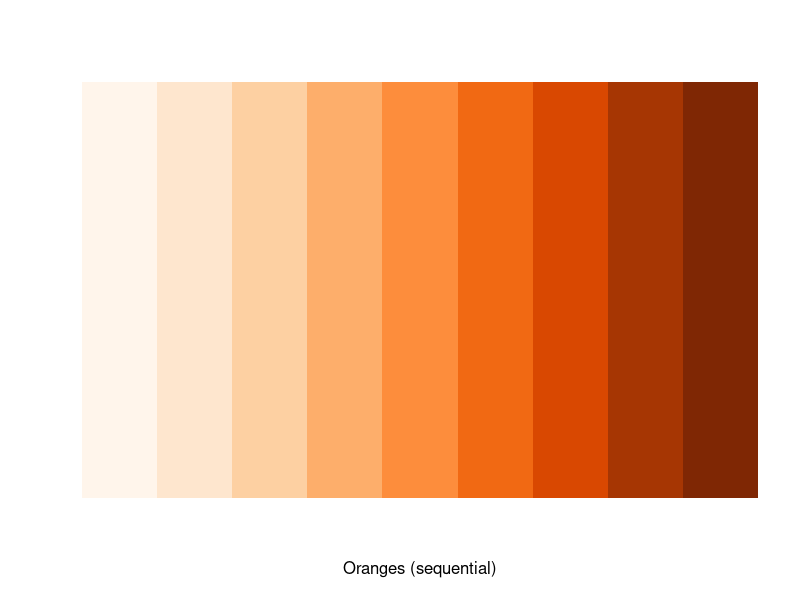
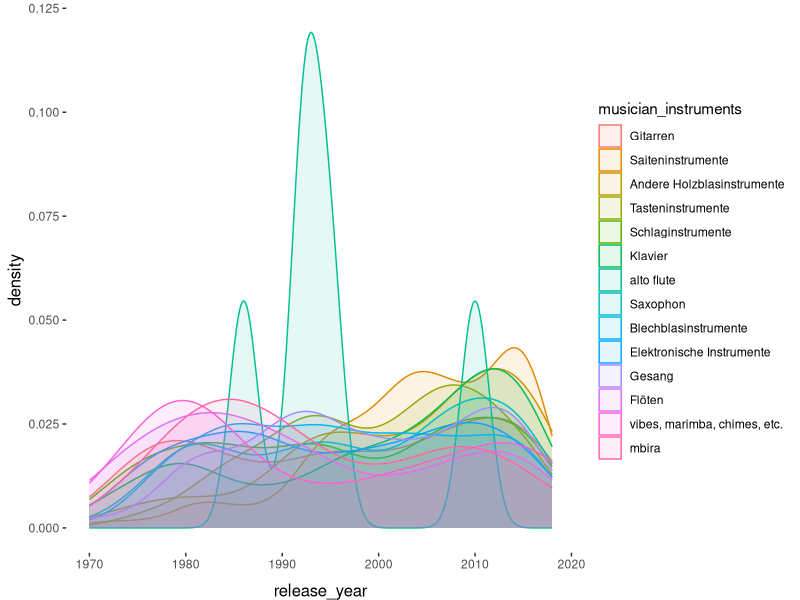
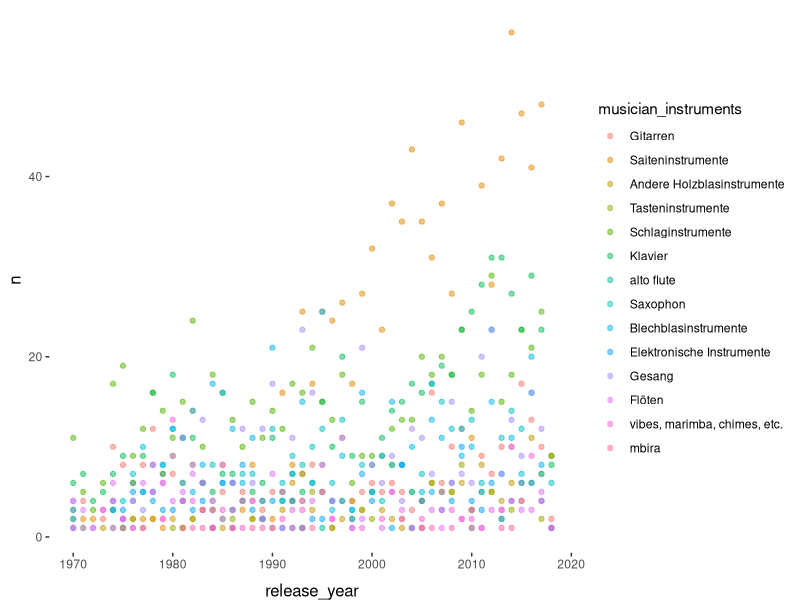
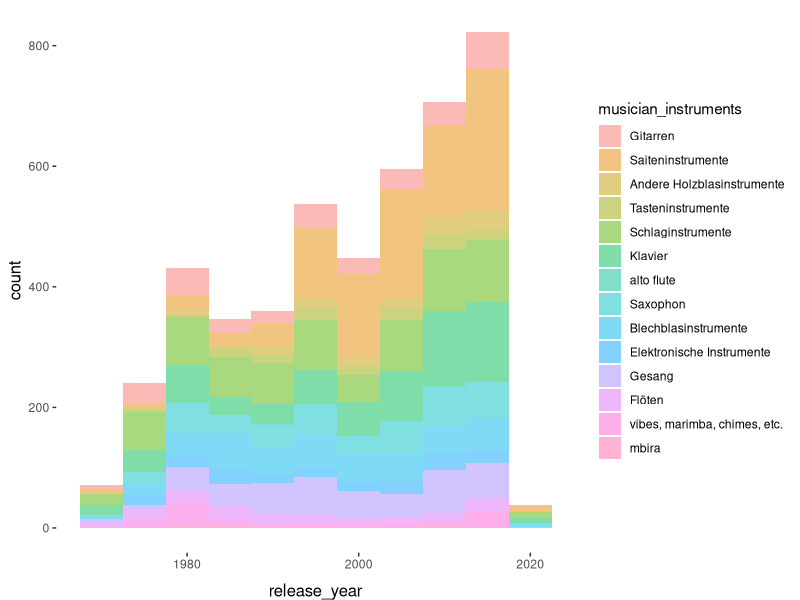
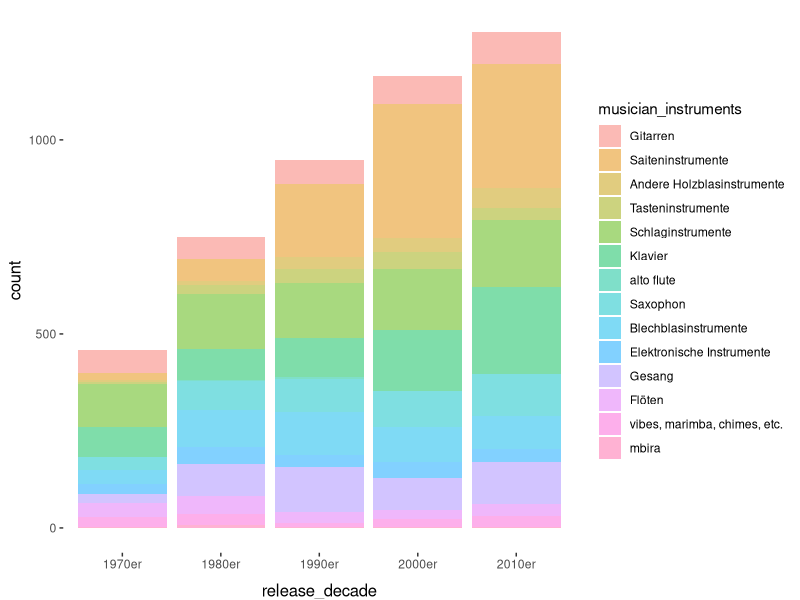
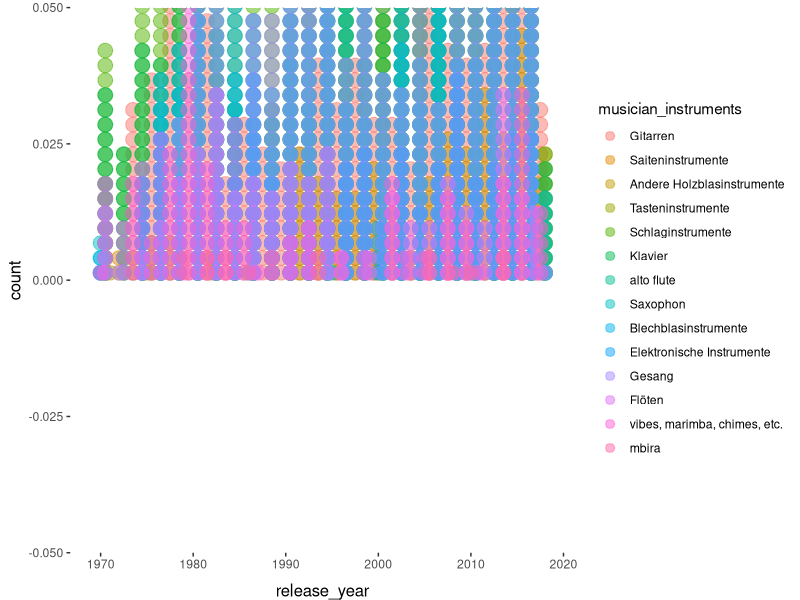
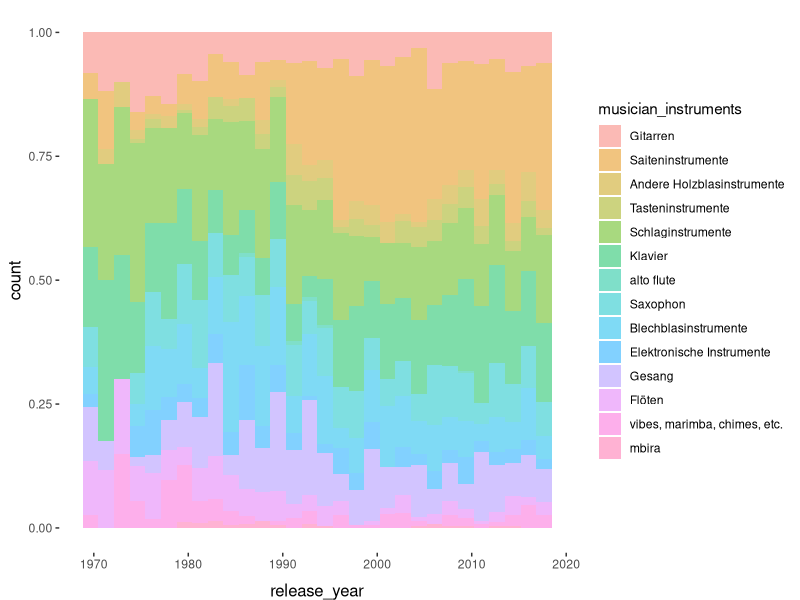
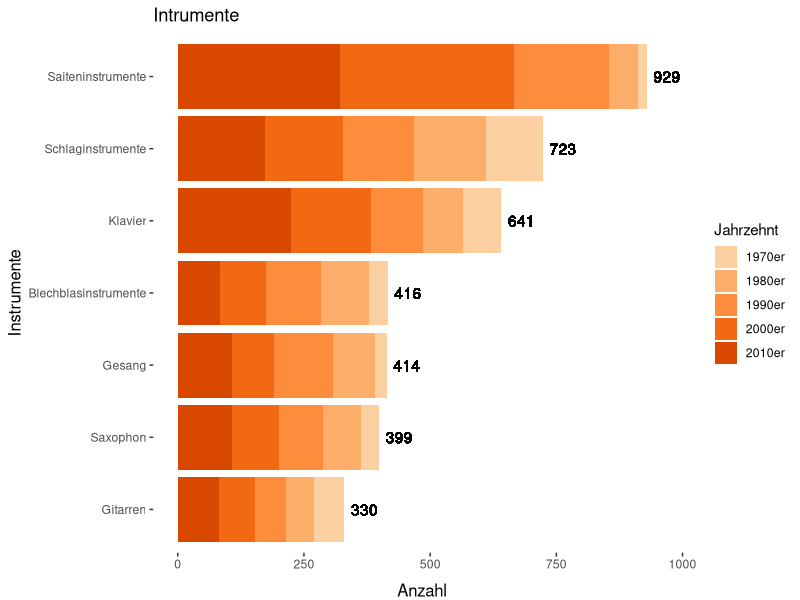

Write the R code that produced these figures, in order.
## ---- chunk 1
library(ggplot2)
library(tidyverse)
library(RColorBrewer)

knitr::opts_chunk$set(echo = FALSE)

my_theme <- theme(
  panel.grid       = element_blank(),
  panel.background = element_rect(fill  = "white", colour = NA),
  axis.title.x     = element_text(
                       size = 12, 
                       vjust = -1
                     ),
  axis.title.y     = element_text(size = 12)
)
## ---- chunk 2
data <- read.csv("data/ECM_releases.csv", encoding = "UTF-8")

str_which(data$release_year, "\\?")
data$release_year <- as.integer(str_remove(data$release_year, "\\?"))

data <- data %>% 
  drop_na(musician_name)
## ---- chunk 3
# https://stackoverflow.com/questions/57000390/how-to-recode-multiple-values-in-vector-into-one-value
unique(data$musician_instruments[
  str_detect(data$musician_instruments, "[A-Z]") & 
  !is.na(data$musician_instruments)
])

unique(data$musician_instruments[
  str_detect(data$musician_instruments, "guitar") & 
  !is.na(data$musician_instruments)
])

data[str_detect(data$musician_instruments, "flute") & 
  !is.na(data$musician_instruments),] %>% 
  group_by(musician_instruments) %>% 
  count(sort = TRUE)

data[str_detect(data$musician_instruments, "horn") & 
  !is.na(data$musician_instruments),] %>% 
  group_by(musician_instruments) %>% 
  count(sort = TRUE)

data[str_detect(as.character(data$musician_instruments), "bass") & 
  !is.na(data$musician_instruments),] %>% 
  group_by(musician_instruments) %>% 
  count(sort = TRUE)

data[str_detect(as.character(data$musician_instruments), "harp") & 
  !is.na(data$musician_instruments),] %>% 
  group_by(musician_instruments) %>% 
  count(sort = TRUE)

data[str_detect(as.character(data$musician_instruments), "ion") & 
  !is.na(data$musician_instruments),] %>% 
  group_by(musician_instruments) %>% 
  count(sort = TRUE)

data[str_detect(as.character(data$musician_instruments), "piano") & 
  !is.na(data$musician_instruments),] %>% 
  group_by(musician_instruments) %>% 
  count(sort = TRUE) %>% 
  pull(musician_instruments)

drum <- data[str_detect(as.character(data$musician_instruments), "drum") & 
  !is.na(data$musician_instruments),] %>% 
  group_by(musician_instruments) %>% 
  count(sort = TRUE) %>% 
  pull(musician_instruments)

flute <- data[str_detect(as.character(data$musician_instruments), "flute") & 
  !is.na(data$musician_instruments),] %>% 
  group_by(musician_instruments) %>% 
  count(sort = TRUE) %>% 
  pull(musician_instruments)

data[str_detect(data$musician_instruments, "violin") & 
  !is.na(data$musician_instruments),] %>% 
  group_by(musician_instruments) %>% 
  count(sort = TRUE)

unique(data$musician_instruments)
## ---- chunk 4
data <- data %>% 
  mutate(
    musician_instruments = fct_recode(
      musician_instruments,
      oboe        = "English horn",
      viola       = "alto violin"
    ),
    musician_instruments = fct_collapse(
      musician_instruments,
      synthesizer = c("guitar synthesizer", "ARP 2600 synthesizer"),
      trombone    = c("bass trombone", "contrabass trombone"),
      electronics = c(
        "live electronics", 
        "electronic effects", 
        "electronic treatments", 
        "electronic keyboards",
        "live and studio electronics",
        "electric"
      ),
      cello = c(
        "8-string electric cello", 
        "acoustic cello", 
        "8-string solid body electric cello"
      ), 
      Klavier = c(
        "piano",
        "prepared piano",
        "electric piano",
        "toy piano",
        "acoustic piano",
        "Bechstein piano",
        "Tac piano",
        "Wurlitzer piano",     
        "Fender Rhodes piano",
        "Fortepiano",
        "Hohner Electra piano",
        "Rhodes piano",
        "solo piano",
        "Steinway piano",
        "tangent piano" 
      ),
      Saxophon = c(
        "sax",
        "soprano sax",
        "alto sax",
        "tenor sax",
        "baritone sax",
        "bass sax",
        "taragato",
        "tarogato",
        "sopranino sax"
      ),
      clarinet = c(
        "1st basset horn",
        "2nd basset horn",
        "bass clarinet", 
        "contrabass clarinet",
        "alto clarinet",
        "piccolo clarinet",
        "B flat clarinet",
        "contra alto clarinet",
        "1st clarinet",
        "2nd clarinet",
        "A clarinet",
        "E flat clarinet",
        "Meraaker clarinet"
      ),
      contrabass = c(
        "double bass",
        "electric double bass",
        "string bass"
      ),
      Gesang = c(
        "vocals",
        "backing vocals",
        "voices",
        "voice"
      ),
      Gitarren = c(
        "guitar",
        "classical guitar",
        "electric guitar",
        "10-string guitar",
        "acoustic guitar",
        "12-string guitar",                          
        "electric 12-string guitar",
        "6-string guitar",
        "6-string electric guitar",
        "8-string guitar",
        "10-string guitar",
        "6 & 12-string guitar",
        "10 & 14-string guitar",
        "electric 6 & 12-string guitar",
        "super 8-string guitar",
        "electric and acoustic 6 & 12-string guitar",
        "electronic guitar",
        "Spanish classical guitar",
        "pedal steel guitar",
        "baritone guitar",
        "flamenco guitar",
        "slide guitar",
        "guitars",
        "mandolin guitar",
        "15-string harp guitar",
        "acoustic bass",
        "acoustic bass guitar",
        "electric mandolin",
        "mandolin",
        "Baroque guitar",
        "mandola",
        "lute",
        "lauto",
        "outi",
        "sitar",
        "banjo",
        "electric oud",
        "oud",
        "chitarrone",
        "Constantinople lyra",
        "lyra"
      ),
      "bass guitar" = c(
        "electric bass",
        "Fender bass",
        "6 & 4-string Fender bass",
        "6 & 4-string electric bass",
        "6 & 4-string bass",
        "F bass"
      ),
      "Flöten" = c(
        "flute",
        "bass recorder",
        "recorder",
        "great bass recorder",
        "sopranino",
        "piccolo",
        "nay",
        "shakuhachi",
        "tin whistle",
        "whistle",
        "whistles"
      ),
      "French horn" = c(
        "tenor horn",
        "flugelhorn",
        "baritone horn"
      ),
      "vibes, marimba, chimes, etc." = c(
        "vibes",
        "bowed vibes",
        "tenor vibes",
        "vibraharp",
        "marimba",
        "xylophone",
        "glockenspiel",
        "chimes",
        "melody chimes"
      ),
      violin = c(
        "Baroque violin",
        "double violin",
        "10-string double violin",
        "electric 6-string violin",
        "violino d'amore",
        "10-string stereophonic double violin",
        "1st violin",
        "2nd violin",			
        "6-string electric violin",
        "lead violin",
        "Hardanger fiddle",
        "fiddle",
        "drone fiddle",
        "electric violin"
      ),
      accordion = c(
        "bandoneon",
        "accordion bayan",
        "bayan",
        "low accordion"
      ),
      trumpet = c(
        "piccolo trumpet",
        "pocket trumpet",
        "lead trumpet"
      ),
      organ = c(
        "Hammond B-3 organ",
        "Hammond organ",
        "pipe organ",
        "trinity organ",
        "church organ",
        "electronic organ",
        "organ samples",
        "portable organ",
        "positive organ"
      ),
      harp = c(
        "Baroque harp",
        "wind harp",
        "folk harp",			
        "Celtic harp",			
        "triple harp",
        "Gothic harp",
        "Italian harp",
        "Italian triple harp",
        "Spanish harp"
      ),
      drums = c(
        drum, 
        "tabla", 
        "darbouka", 
        "congas", 
        "bongos",
        "djembe"
      ),
      mbira = c(
        "sanza",
        "kalimba"
      )
    )
  ) %>% 
  filter(!(musician_instruments %in% c( 
    "soprano", # exclude singing because instrument and voice labels are ambiguous
    "mezzo-soprano",
    "alto",    # (e.g. "tenor": "tenor voice" or "tenor sax"?)
    "contralto",
    "tenor",
    "baritone",
    "bass",
    "bassu voice",
    "composer",
    "conductor",
    "music",
    "countertenor",
    "text",
    "arranger",
    "samples",
    "poems",
    "words",
    "live samples",
    "lyrics",
    "Anita O'Day",
    "Vito D'Angelo",
    "director",
    "traditional",
    "artistic director",
    "Zeuge Schwab: Heinz E. Hirscher",
    "narrator",
    "choirmaster",
    "programs",
    "transcriber",
    "chorus director",
    "Stuttgart",
    "String Orchestra director",
    "sound processing",
    "vocal arranger",
    "wind and perciussion orchestra"
  )))

perc <- data[str_detect(data$musician_instruments, "perc") & 
  !is.na(data$musician_instruments),] %>% 
  group_by(musician_instruments) %>% 
  count(sort = TRUE) %>% 
  pull(musician_instruments) %>% 
  as.character()

data <- data %>% 
  mutate(
    musician_instruments = fct_collapse(
      musician_instruments,
      Schlaginstrumente = c(
        perc, 
        "percussion",
        "drums",
        "bells",
        "timpani",
        "cowbell",
        "African double cowbell",
        "bongos",
        "bendir",
        "maracas",
        "cymbals",
        "tuned tambourine",
        "tambourine",
        "small tambourine",
        "South American shakers",
        "shakers",
        "woodblock",
        "ching",
        "crotales",
        "ghatam",
        "gong",
        "gongs",
        "cabasa"
      )
    )
  )

data %>% 
  group_by(musician_instruments) %>% 
  count(sort = TRUE)
## ---- chunk 5
data <- data %>% 
  mutate(
    musician_instruments = fct_collapse(
      musician_instruments,
        Saiteninstrumente = c(
        "strings",
        "baritone violin",			
        "bass violin",			
        "contrabass",
        "viola d'amore",
        "viola da gamba",
        "nyckelharpa",
        "string ensemble",
        "pianolin",
        "violone",
        "cello",
        "viola",
        "violin",
        "RAAD electro acoustic strings",
        "harp",
        "berimbau",
        "tambura", #
        "hammered dulcimer",
        "doussn'gouni",
        "kantele",
        "santouri",
        "Bavarian zither",
        "2 Bavarian zither",
        "autoharp",
        "kamancheh",
        "koto"
      ),
      Blechblasinstrumente = c(
        "brass",
        "trombone",
        "trumpet",
        "tuba",
        "French horn",
        "lead trombone",
        "alto trombone",
        "clarino",
        "bike horns",
        "cornet"
      ),
      "Andere Holzblasinstrumente" = c(
        "other woodwind",
        "woodwinds",
        "bassoon",
        "clarinet",
        "oboe",
        "oboe d'amore",
        "flute",
        "read",
        "reeds",
        "duduk",
        "shawm",
        "didgeridoo",
        "harmonica",
        "musette",
        "bagpipes",
        "border pipes",
        "pitch pipe",
        "Swedish bagpipes",
        "whirlpipe"
      ),
      "Elektronische Instrumente" = c("electronics", "synthesizer"),
      Gitarren = c("bass guitar", "guitar"),
      Tasteninstrumente = c(
        "keyboard instruments",
        "organ",
        "accordion",
        "keyboards",
        "celeste",
        "clavichord",
        "harmonium",
        "harpsichord",
        "melodica"
      )
    )
  )

data %>% 
  group_by(musician_instruments) %>% 
  count(sort = TRUE)
## ---- chunk 6
most_frequent_instruments <- data %>% 
  group_by(musician_instruments) %>% 
  count(sort = TRUE) %>% 
  filter(n >= 17) %>% 
  select(musician_instruments)

data <- data %>% 
  filter(musician_instruments %in% most_frequent_instruments$musician_instruments)

data$musician_instruments <- droplevels(data$musician_instruments)
## ---- chunk 7
data <- data %>% 
  mutate(counter = 1) %>% 
  group_by(release_num, release_name, release_year, musician_name) %>% 
  arrange(desc(musician_instruments)) %>% 
  mutate(cumsum = cumsum(counter)) %>% 
  filter(cumsum == 1) %>% 
  select(-c(counter, cumsum)) %>% 
  ungroup()
## ---- chunk 8
release_year_range <- data %>% 
  summarise(
    min_release_year = min(release_year, na.rm = TRUE), 
    max_release_year = max(release_year, na.rm = TRUE)
  ) %>% 
  as.matrix()

data <- data %>% 
  mutate(release_decade = cut(
    x = release_year,
    breaks = seq(release_year_range[1] - 1, release_year_range[2] + 9, 10),
    labels = c("1970er", "1980er", "1990er", "2000er", "2010er"),
    ordered_result = TRUE
  ))

data %>% 
  group_by(release_year, release_decade) %>% 
  count()

table(data$release_year, data$release_decade)

sum(is.na(data$release_decade))

data <- data %>% 
  drop_na(release_decade)
  
  

display.brewer.pal(9, "Oranges")
group.colors.5 <- brewer.pal(9, "Oranges")[3:7]
names(group.colors.5) <- unique(data$release_decade)
## ---- chunk 9
data %>% 
  ggplot( 
    aes(
      x = release_year,
      color = musician_instruments,
      fill = musician_instruments
    )) +
  geom_density(alpha = .1) +
  my_theme
## ---- chunk 10
data %>% 
  group_by(musician_instruments, release_year) %>% 
  count(sort = TRUE) %>% 
  ggplot( 
    aes(
      x = release_year,
      y = n,
      color = musician_instruments
    )) +
  geom_point(alpha = .5, shape = 19) +
  my_theme
## ---- chunk 11
data %>% 
  ggplot( 
    aes(
      x     = release_year,
      # color = musician_instruments,
      fill  = musician_instruments
    )) +
  geom_histogram(alpha = .5, binwidth = 5) +
  my_theme

data %>% 
  ggplot( 
    aes(
      x     = release_decade,
      # color = musician_instruments,
      fill  = musician_instruments
    )) +
  geom_bar(alpha = .5, binwidth = 5) +
  my_theme
## ---- chunk 12
data %>% 
  group_by(musician_instruments, release_year) %>%
  ggplot( 
    aes(
      x     = release_year,
      color = musician_instruments,
      fill  = musician_instruments
    )) +
  geom_dotplot(alpha = .5, position = "stack") +
  my_theme
## ---- chunk 13
data %>% 
  ggplot( 
    aes(
      x     = release_year,
      # color = musician_instruments,
      fill  = musician_instruments
    )) +
  geom_histogram(alpha = .5, position = "fill") +
  my_theme
## ---- chunk 14
table(data$musician_instruments, data$release_decade)

data %>%
  mutate(musician_instruments = musician_instruments %>% 
    fct_lump_n(7) %>% 
    fct_infreq()
  ) %>% 
  filter(musician_instruments != "Other") %>% 
  group_by(musician_instruments) %>% 
  mutate(n = n(), release_decade = release_decade) %>% 
  select(musician_instruments, n, release_decade) %>% 
  arrange(desc(n)) %>% 
  ungroup() %>% 
  ggplot( 
    aes(
      x     = fct_reorder(musician_instruments, n),
      fill  = release_decade
    )) +
  geom_bar(binwidth = 5) +
  labs(x = "Instrumente", y = "Anzahl", title = "Intrumente", fill = "Jahrzehnt") +
  scale_fill_manual(values = group.colors.5) +
  geom_text(aes(label = n, y = n + 40)) +
  coord_flip() +
  my_theme
## ---- chunk 15
table(data$release_decade, data$musician_instruments)

display.brewer.pal(18, "Oranges")
display.brewer.pal(7, "Oranges")
group.colors.7 <- brewer.pal(7, "Oranges")

group.colors.8 <- c(brewer.pal(19, "Oranges")[1], group.colors.7)
# names(group.colors.7) <- table(data$musician_instruments)

plot_data2 <- data %>%
  mutate(musician_instruments = musician_instruments %>%
    fct_infreq() %>% 
    fct_lump_n(7) %>% 
    fct_rev()
  ) %>% 
  group_by(release_decade) %>% 
  mutate(n = n()) %>% 
  select(musician_instruments, n, release_decade) %>% 
  arrange(desc(n)) %>% 
  ungroup()

plot_data2 %>% 
  ggplot( 
    aes(
      x    = release_decade,
      fill = musician_instruments
    )) +
  geom_bar(binwidth = 5) +
  labs(x = "", y = "", fill = "") +
  scale_fill_manual(values = group.colors.8) +
  geom_text(aes(label = n, y = n + 40)) +
  my_theme

plot_data2 %>% 
  ggplot( 
    aes(
      x    = release_decade,
      color = musician_instruments#,
      # group = musician_instruments
    )
  ) +
  geom_bar(binwidth = 5, fill = "white") +
  labs(x = "", y = "", color = "") +
  scale_fill_manual("white") +
  geom_text(aes(label = n, y = n + 40)) +
  my_theme
